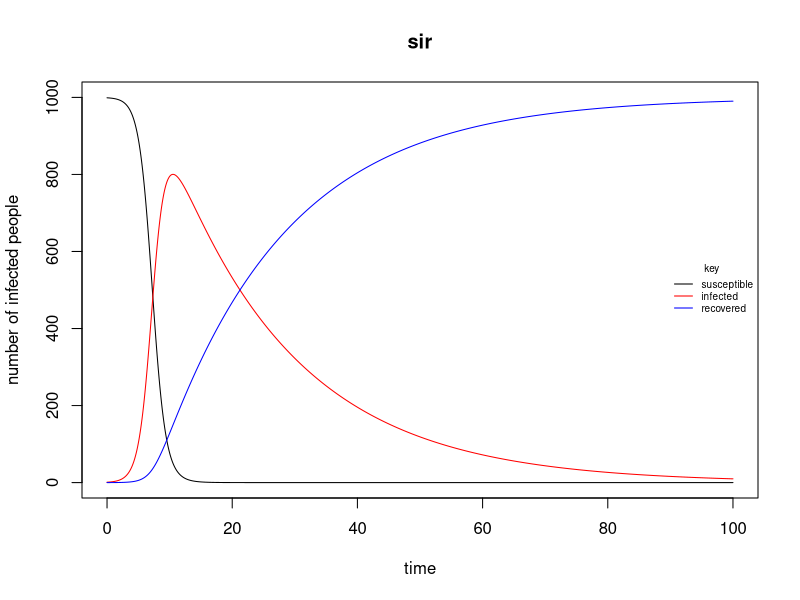

Here is the R script that generated this plot:
library(deSolve)  
library(dplyr) 
library(ggplot2) 
library(reshape2)
rm(list = ls())
#create a model 

SIR_odes <- function (t,x,params){ 
  #so i dont have to name the beta$# etc. 
  with(as.list(c(x,params)), { 
    
    dS <- -beta*S*I     
    dI <- beta*S*I - gamma*I
    dR <- gamma*I 
    
    return(list(c(dS,dI,dR)))  
  })
}

#parameters 
pars <- c( 
  beta = 0.001, 
  gamma = 1/20) 

initialValues <- c(
  S = 999,  
  I = 1,  
  R=0)



#times 

times <- seq(0,100,by= 0.1)  

results <- as.data.frame(ode(y = initialValues, 
                             times = times, func = SIR_odes, parms = pars)) 

# resultLong <- melt(results, id.vars = c("time"))
# 
# ggplot(data = resultLong, mapping = aes(x = time, y = S)) + 
#   geom_line(color = 'variable') + geom_line(mapping = aes(x = time, y = I, color = '')) + 
#   geom_line(mapping = aes(x = time, y = R, color = 'blue')) 

plot(x =results$time, y=results$S, type = 'l', col = 'black', ylim = c(0,1000), xlim = c(0,100),  main = 'sir', xlab = 'time', ylab = 'number of infected people')
lines(x = results$time, y= results$I, type = 'l', col= 'red')
lines(x = results$time, y=results$R, type = 'l', col = 'blue') 
legend("right", title="key", legend=c("susceptible", "infected", "recovered"),  
       bty = "n",
       cex = 0.6,
       col = c("black","red", "blue"),
       lty=c(1,1,1)) 
